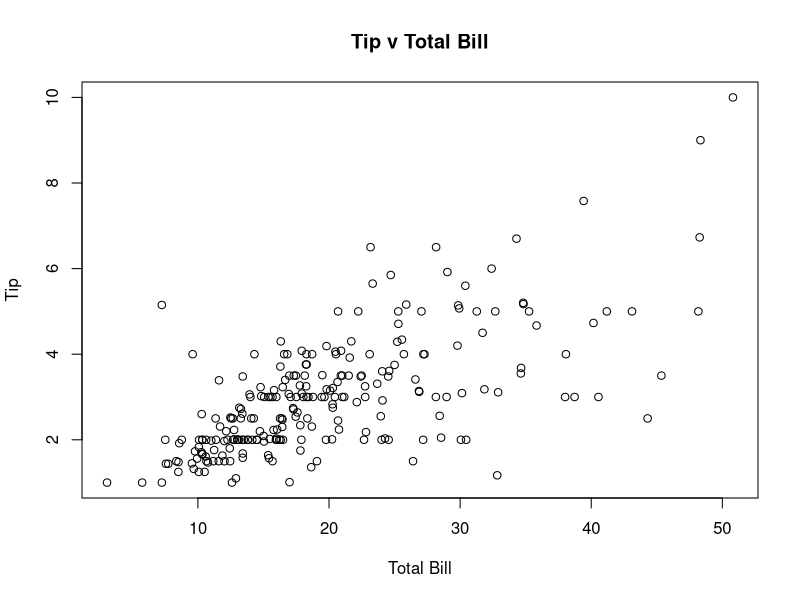
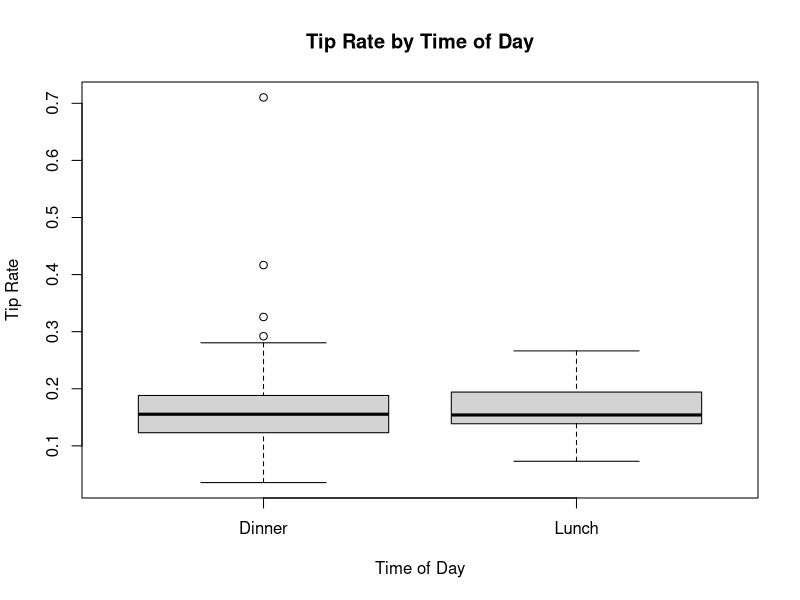
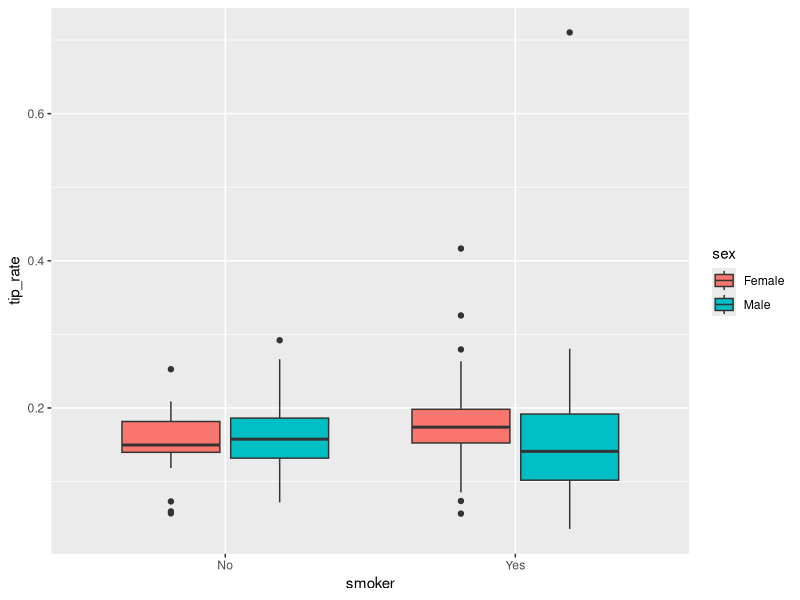
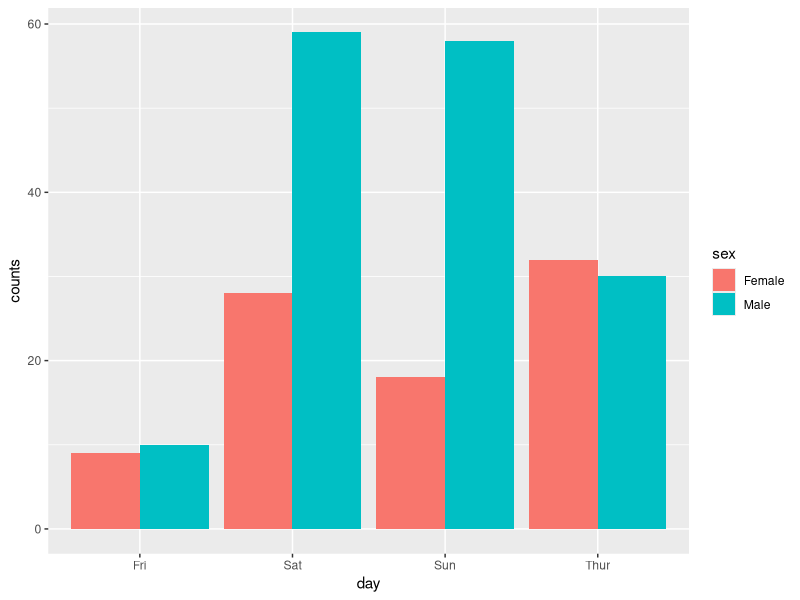

Generate these figures, in order, with R:
## ---- chunk 1
knitr::opts_chunk$set(echo = TRUE)
library(ggplot2)
if (!require("dplyr")) {
install.packages("dplyr")
}
library(dplyr)
library(reshape2)
## ---- chunk 2
data(tips, package="reshape2")
## ---- chunk 3
numParty <- nrow(tips)
numParty
## ---- chunk 4
str(tips)
## ---- chunk 5
day <- levels(factor(tips$day, levels = c("Thur", "Fri", "Sat", "Sun")))
day
## ---- chunk 6
female5 <- tips[tips$sex == "Female" & tips$size >= 5, ]
female5
## ---- chunk 7
plot(tips$total_bill, tips$tip, main = "Tip v Total Bill", ylab = "Tip", xlab = "Total Bill")
## ---- chunk 8
tips$tip_rate <- tips$tip / tips$total_bill
mean(tips$tip_rate)
## ---- chunk 9
boxplot(tip_rate~time, data = tips, main = "Tip Rate by Time of Day", xlab = "Time of Day", ylab = "Tip Rate")
## ---- chunk 10
ggplot(tips, aes(x=smoker, y=tip_rate, fill=sex)) + 
    geom_boxplot()
## ---- chunk 11
tipsCounts <- tips %>% group_by(day, sex) %>% summarise(counts = n()) 
ggplot(data = tipsCounts, aes(x = day, y = counts, fill = sex)) + geom_bar(stat = "identity", position = position_dodge())
